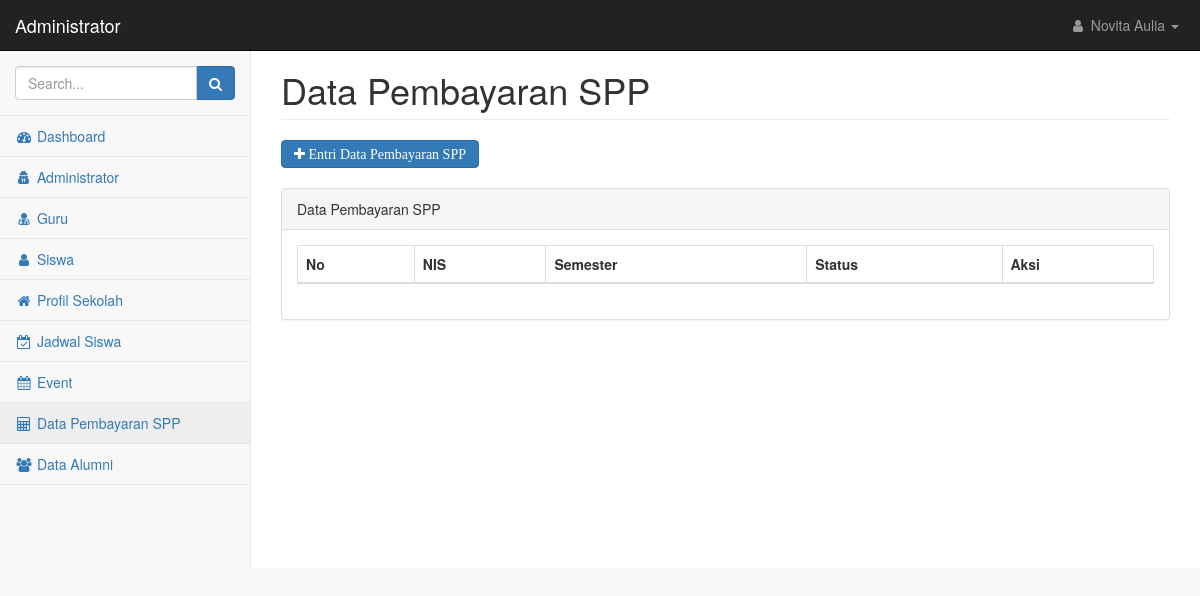
The app's page /admin/index.php?page=data_spp&id_adm=3, older data.
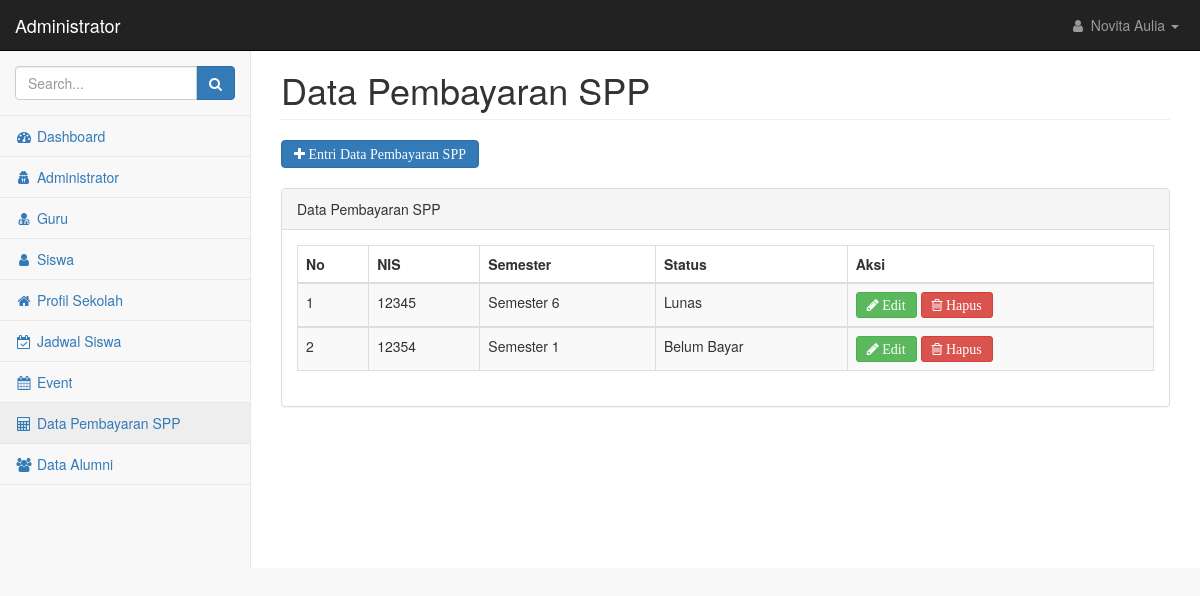
The same page, newer data.
### tables this page shows
CREATE TABLE `pembayaran` (
  `id_pem` int(50) NOT NULL,
  `id_adm` int(50) NOT NULL,
  `nis` varchar(50) NOT NULL,
  `semester` varchar(100) NOT NULL,
  `status` varchar(50) NOT NULL
);

### admin/data_spp.php (the view, shortened to what this page needs)
<div class="row">
    <div class="col-lg-12">
        <h1 class="page-header">Data Pembayaran SPP</h1>
    </div>
</div>
<?php
include "../koneksi.php";
$aksi = isset($_GET['aksi']) ? $_GET['aksi'] : 'list';
switch ($aksi) {
    case 'list';
        ?>
<div>
    <a href=?page=data_spp&aksi=entri&id_adm=<?php echo $_GET['id_adm'] ?> class="btn btn-primary fa fa-plus"> Entri Data Pembayaran SPP</a>
</div>
<br/>
<div class="row">
    <div class="col-lg-12">
        <div class="panel panel-default">
            <div class="panel-heading">
            Data Pembayaran SPP
            </div>
            <div class="panel-body">
                <div class="table-responsive">
                    <table class="table table-striped table-bordered table-hover" id="dataTables-example">
                        <thead>
                            <tr>
                                <th>No</th>
                                <th>NIS</th>
                                <th>Semester</th>
                                <th>Status</th>
                                <th>Aksi</th>
                            </tr>
                        </thead>
                        <?php
$no = 1;
        $tampil = mysqli_query($koneksi, "SELECT * FROM pembayaran order by id_pem ASC");
        while ($data = mysqli_fetch_array($tampil)) {
            ?>
                        <tbody>
                            <tr class="odd gradeX">
                                <td><?php echo $no ?></td>
                                <td><?php echo $data['nis'] ?></td>
                                <td><?php echo $data['semester'] ?></td>
                                <td><?php echo $data['status'] ?></td>
                                <td><a href=?page=data_spp&aksi=edit&id_adm=<?php echo $_GET['id_adm'] ?>&id_pem=<?php echo $data['id_pem']; ?> class="btn btn-success btn-sm fa fa-pencil"> Edit</a>
			                        <a href="aksi_data_spp.php?page=data_spp&id_adm=<?php echo $_GET['id_adm'] ?>&proses=hapus&id_pem=<?php echo $data['id_pem']; ?>"
				                    onclick="return confirm('Yakin akan menghapus data ?');" class="btn btn-danger btn-sm fa fa-trash-o"> Hapus</td>
                            </tr>
                            <?php
$no++;
        }
        ?>
                        </tbody>
                    </table>
                    <?php
break;
        ?>
                    <?php
}
?>
                </div>
            </div>
        </div>
    </div>
</div>

Row changes from the older to the newer data that the page shows:
added pembayaran: nis "12345", semester "Semester 6", status "Lunas"
added pembayaran: nis "12354", semester "Semester 1", status "Belum Bayar"
